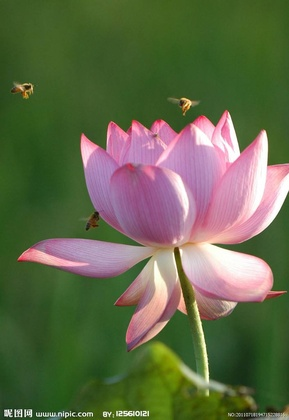
%> input picture matlab基础知识学习/matlab_前期学习_邹老师预习题目/img_Operate/hehua.jpeg, 289 x 420 px, shrunk from 705 x 1024 before the run
$ octave main_th.m   (GNU Octave 9; MATLAB toolbox functions it lacks are replaced by stand-ins)
%> lines starting %> are read from the running program, lines starting %| are printed output that depends on the picture; in (x1, y1, x2, y2) boxes, pixels count from 0 and x2, y2 are one past the last pixel; in counts of white or black regions, pixels touching at a corner belong together; the program's own positions count from 1
### matlab基础知识学习/matlab_前期学习_邹老师预习题目/img_Operate/Thresholding.m
function [i] =Thresholding(img,t)
%获取img的大小
[m,n] = size(img);
%将输入图像img赋值给输出图像i
i = img;
%对输入图像img进行完全遍历
for p = 1:m;
    for q = 1:n;
        %若img当前像素大于t，则将其处理为最白灰度级
        if img(p,q)>t
            i(p,q)=256;
        %若img当前像素小于t，则将其处理为最黑灰度级
        else
            i(p,q)=0;
        end
    end
end
end

### matlab基础知识学习/matlab_前期学习_邹老师预习题目/img_Operate/main_th.m
clear;
clc;
img1= imread('hehua.jpeg');
%> img1 is the input picture: size 420x289x3 uint8; mean R, G, B 97.8, 105.8, 73.3
img2 = rgb2gray(img1);
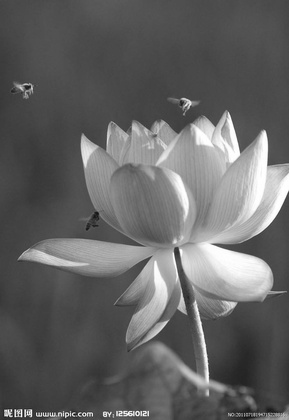
%> img2: size 420x289 uint8; min 9, max 255, mean 99.7
t1 = 128;
img3 = Thresholding(img2,t1)
%> after the loop in Thresholding, `for p = 1:m;`:
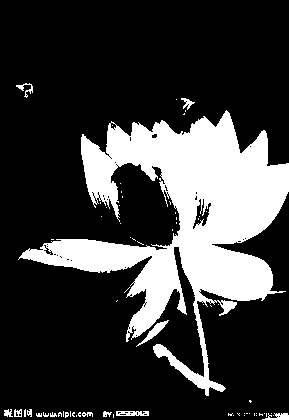
%> i: size 420x289 uint8; 23.2% white; 68 white regions (56 under 20 px), largest, box (x1, y1, x2, y2) and area: (18, 110, 289, 396) 27077, (136, 320, 169, 347) 195, (116, 411, 149, 416) 133
figure
subplot(121);
imshow(img2);
title('灰度图像');
subplot(122);
imshow(img3);
title('二值化分割后的图像');
